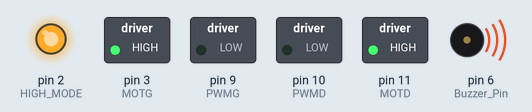
Recording of a sketch running on a simulated Arduino Uno, built with avr-gcc and run on an emulated ATmega328P. Parts: switched loads named in the sketch (green lamp = pin HIGH), output pins drawn as LEDs (lit = HIGH), buzzer (waves = sounding).

Above: at 0.21 s.
At 2.8 s:
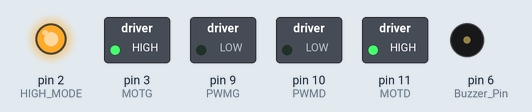
Timing chart, 0 to 6.9 s (numbered marks = the images above):
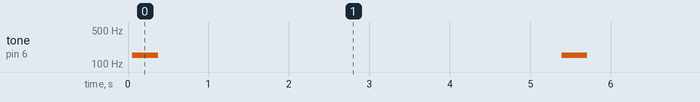

Measured:
- by itself, tone on pin 6 (Buzzer_Pin): alternates 150 Hz for 0.32 s and silent for 5.0 s

The sketch:

Copy_of_Programme_RobotSUMO_V1.ino
```cpp
// Inclusion des fichier header des bibliothèques de fonctions Arduino
#include <arduino.h>
#include <IRremote.h>
#include <IRremoteInt.h>
// Définition des pins
#define Recepteur_Infrarouge          5
#define CapteurLigneAvantGauche_Pin  A2
#define CapteurLigneAvantDroite_Pin  A1
#define CapteurLigneArriere_Pin      A3
#define CapteurAvantGauche_echo       8
#define CapteurAvantDroite_echo      12
#define CapteurAvantGauche_trig       7
#define CapteurAvantDroite_trig      13
#define CapteurGauche_Pin            A5
#define CapteurDroite_Pin            A4
#define DigitalBatterie_Pin           4
#define AnalogueBatterie_Pin         A0
#define MOTG                          3
#define MOTD                         11
#define PWMG                          9
#define PWMD                         10
#define HIGH_MODE                     2
#define Buzzer_Pin                    6

// Définition des constantes

//Définition de variables global
#define Adresse_NEC_1     0xFF30CF // Trame associée au bouton START
#define Adresse_NEC_2     0xFF18E7 // Trame associée au bouton ATTENTION
#define Adresse_NEC_3     0xFF7A85 // Trame associée au bouton STOP

char PosB;// Position du robot
bool Broken = false;// Variable permettant le fonctionnement du main (boucle while)
int LigneAvG; //Variable attestant la présence d'une ligne pour le capteur avant gauche
int LigneAvD; //Variable attestant la présence d'une ligne pour le capteur avant droite
int LigneAr; //Variable attestant la présence d'une ligne pour le capteur avant arrière
int UltrasonG; //Variable attestant la présence d'un robot pour le capteur ultrason gauche
int UltrasonD; //Variable attestant la présence d'un robot pour le capteur ultrason droite
int TelemetriqueG; //Variable attestant la présence d'un robot pour le capteur télémétrique gauche
int TelemetriqueD; //Variable attestant la présence d'un robot pour le capteur télémétrique droite
int ValeurNEC;
long duree; // Durée de l'écho
int distance; // Distance pour le capteur ultrason
const int PERIMETRE = 57; // Périmètre de détection (77 cm(taille doyo) - 2*10 cm(taille robots))
const int valeurDeReference = 600; // seuil pour noir et blanc trouvé par test
int Temps_n;
int Temps_n_1 = 0;
bool temps = true;

//Fonction du bloc Acquisition
int Capteur_Telemetrique(int n_capteur) {
  // Lecture du capteur télémétrique
  int valeurBrute = analogRead(n_capteur);
  float tension = valeurBrute * (5.0 / 1023.0); // Calcul de la tension de la valeur récupérée par le capteur droit
  float distance = 13.0 * pow(tension, -1); // Estimation empirique de la distance entre le capteur télémétrique droit et l'adversaire
  if (distance <= PERIMETRE) {
    return 1;
  }
  return 0;
}

int Capteur_Ligne(int n_capteur) {
  int valeur = analogRead(n_capteur); // Lire la valeur analogique
    if (valeur < valeurDeReference){
      return 1; }
    else{
      return 0; }
}

int Capteur_Ultrason(int n_capteur_trig, int n_capteur_echo) {
  // Émission d'un signal de durée 10 microsecondes
  digitalWrite(n_capteur_trig, LOW);
  delayMicroseconds(5);
  digitalWrite(n_capteur_trig, HIGH);
  delayMicroseconds(10);
  digitalWrite(n_capteur_trig, LOW);

  // Écoute de l'écho
  duree = pulseIn(n_capteur_echo, HIGH);

  // Calcul de la distance
  distance = (duree * 0.034) / 2;
  if (distance <= PERIMETRE) {
    return 1;
  }
  return 0;


}

IRrecv irrecv(Recepteur_Infrarouge);  // associe la réception infrarouge à la broche " Recepteur_Infrarouge"
decode_results Valeur; // décoder la trame NEC reçu
int Lire_Trame_NEC(void) {
  int ValeurNEC = 0;
  if (irrecv.decode(&Valeur)) {
    switch (Valeur.value) { // si le récepteur reçoit une trame alors 3 choix possibles

      case  Adresse_NEC_1:  //Dans le cas où le bouton 1 (START) est appuyé
        ValeurNEC = 1;
        break;

      case  Adresse_NEC_2: //Dans le cas où le bouton 2 (ATTENTION) est appuyé
        ValeurNEC = 2;
        break;

      case  Adresse_NEC_3: //Dans le cas où le bouton 3 (STOP) est appuyé
        ValeurNEC = 3;
        break;

    }
    irrecv.resume(); // Préparer le récepteur pour le prochain signal

  }
  return ValeurNEC;
}

//Fonction du bloc Action
void Buzzer(void) {
  for(int Cycle=0;Cycle<50;Cycle++){
    digitalWrite(Buzzer_Pin, HIGH);
    delayMicroseconds(3333);
    digitalWrite(Buzzer_Pin, LOW);
    delayMicroseconds(3333);
  }
}

void Turn_itself(int sens, int angle) {
  temps = true;
  Temps_n_1 = 0;
  if (sens == 'G'){
    if (angle == 0){
      digitalWrite(MOTD,0);
      digitalWrite(MOTG,1);
      analogWrite(PWMD,255);
      analogWrite(PWMG,255);
    }
    else if (angle == 90){
      while (temps){
        Temps_n = millis();
        digitalWrite(MOTD,0);
        digitalWrite(MOTG,1);
        analogWrite(PWMD,255);
        analogWrite(PWMG,255);
        if ((Temps_n-Temps_n_1) > 224){
           Temps_n_1 = Temps_n;
           analogWrite(PWMD,0);
           analogWrite(PWMG,0);
           temps = false;
          }
        }
    }
    else if (angle == 135){
      while (temps){
        Temps_n = millis();
        digitalWrite(MOTD,0);
        digitalWrite(MOTG,1);
        analogWrite(PWMD,255);
        analogWrite(PWMG,255);
        if ((Temps_n-Temps_n_1) > 550){
           Temps_n_1 = Temps_n;
           analogWrite(PWMD,0);
           analogWrite(PWMG,0);
           temps = false;
        }
      }
   }

    else if (angle == 180){
     while (temps){
       Temps_n = millis();
       digitalWrite(MOTD,0);
       digitalWrite(MOTG,1);
       analogWrite(PWMD,255);
       analogWrite(PWMG,255);
       if ((Temps_n-Temps_n_1) > 1000){
         Temps_n_1 = Temps_n;
         analogWrite(PWMD,0);
         analogWrite(PWMG,0);
         temps = false;
       }
      }
     }
       }
  if (sens == 'D'){
    if (angle == 0){
      digitalWrite(MOTD,1);
      digitalWrite(MOTG,0);
      analogWrite(PWMD,255);
      analogWrite(PWMG,255);
    }
    else if (angle == 90){
         while (temps){
           Temps_n = millis();
           digitalWrite(MOTD,1);
           digitalWrite(MOTG,0);
           analogWrite(PWMD,255);
           analogWrite(PWMG,255);
           if ((Temps_n-Temps_n_1) > 224){
             Temps_n_1 = Temps_n;
             analogWrite(PWMD,0);
             analogWrite(PWMG,0);
             temps = false;
           }
          }
         }
    else if (angle == 135){
     while (temps){
       Temps_n = millis();
       digitalWrite(MOTD,1);
       digitalWrite(MOTG,0);
       analogWrite(PWMD,255);
       analogWrite(PWMG,255);
       if ((Temps_n-Temps_n_1) > 550){
         Temps_n_1 = Temps_n;
         analogWrite(PWMD,0);
         analogWrite(PWMG,0);
         temps = false;
       }
      }
     }
    else if (angle == 180){
     while (temps){
       Temps_n = millis();
       digitalWrite(MOTD,1);
       digitalWrite(MOTG,0);
       analogWrite(PWMD,255);
       analogWrite(PWMG,255);
       if ((Temps_n-Temps_n_1) > 1000){
         Temps_n_1 = Temps_n;
         analogWrite(PWMD,0);
         analogWrite(PWMG,0);
         temps = false;
       }
      }
     }
   }

}

void Reculer(int vitesse) {
  digitalWrite(MOTD, 0);
  digitalWrite(MOTG, 0);
  analogWrite(PWMD, vitesse);
  analogWrite(PWMG, vitesse);
}

void Avancer(int vitesse) {
  digitalWrite(MOTD, 1);
  digitalWrite(MOTG, 1);
  analogWrite(PWMD, vitesse);
  analogWrite(PWMG, vitesse);
}

void Reorienter(int vitesse, char sens) {
  if (sens == 'D') {
    analogWrite(PWMG, vitesse * 0.50);
    analogWrite(PWMD, vitesse);
  }
  if (sens == 'G') {
    analogWrite(PWMD, vitesse * 0.50);
    analogWrite(PWMG, vitesse);
  }
}


// Fonction du bloc Energie
int Etat_batterie(uint8_t pin_lecture_info_batt) { // Lis la valeur en sortie du comparateur afin d'indiquer l'état de la batterie
  return digitalRead(pin_lecture_info_batt); // Retourne directement la valeur numérique avec 1 correspondant à une batterie inférieur à 6,7 V, et 0 correspondant à une batterie supérieur à 6,7 V
}

//Fonction du bloc Traitement
void Initialisation(void) {
  while ((PosB != 'G') || (PosB != 'D')) { //Boucle détectant la position du robot adverse au début du combat, soit à Gauche ('G') soit à Droite ('D') ou coupant la recherche en cas d'appui sur le bouton start de la télécommande
    if (Lire_Trame_NEC() == 1) {
      break;
    }
    else if (Capteur_Telemetrique(CapteurGauche_Pin) == 1) {
      PosB = 'G';
    }
    else if (Capteur_Telemetrique(CapteurDroite_Pin) == 1) {
      PosB = 'D';
    }
  }
  while (1) { //Boucle permettant au robot de démarer le combat(break) en cas d'appui sur le bouton start de la télécommande, ou de faire sonne le buzzer en cas d'appui sur le bouton attention de la télécommande
    if (Lire_Trame_NEC() == 1) {
      break;
    }
    else if (Lire_Trame_NEC() == 2) {
      Buzzer();
    }
  }
}

void Foncer(int PositionRobotAdv) { //Fonction permettant au robot de rapidement se tourner vers son adversaire et d'avancer vers lui au début du combat
  Turn_itself(PositionRobotAdv, 90);
  Avancer(255);
}
void Eviter_ligne(void) { // Fonction permettant au robot de s'éloigner d'une ligne sans tomber
  if ((LigneAvG == 1) && (LigneAvD == 1)) {
    Turn_itself('D', 180);
    Avancer(255);
  }
  else if (LigneAvG == 1) {
    Turn_itself('D', 135);
    Avancer(255);
    delay(500);
  }
  else if (LigneAvD == 1) {
    Turn_itself('G', 135);
    Avancer(255);
    delay(500);
  }
  else if (LigneAr == 1) {
    Avancer(255);
    delay(500);
  }
}

void Attaquer(void) {
  if ((UltrasonG == 1) && (UltrasonD == 1)) {
    Avancer(255);
  }
  else if (UltrasonG == 1) {
    Reorienter(255, 'G');
    PosB = 'G';
  }
  else if (UltrasonD == 1) {
    Reorienter(255, 'D');
    PosB = 'D';
  }
  else if (TelemetriqueG == 1) {
    Turn_itself('G', 0);
    PosB = 'G';
  }
  else if (TelemetriqueD == 1) {
    Turn_itself('D', 0);
    PosB = 'D';
  }
}

void Recherche(void) {
  Turn_itself(PosB, 0);
}

void setup() {
  // Configurer Timer1 pour une fréquence PWM d’environ 10 kHz
  TCCR1A = 0; // Réinitialiser le registre TCCR1A
  TCCR1B = 0; // Réinitialiser le registre TCCR1B
  TCCR1A |= (1 << WGM11); // Mode Fast PWM, TOP = ICR1
  TCCR1B |= (1 << WGM12) | (1 << WGM13); // Mode Fast PWM
  TCCR1B |= (1 << CS11); // Prescaler de 8

  // Calcul pour 10 kHz : F_CPU / (Prescaler * (1 + TOP))
  // 16 MHz / (8 * (1 + 199)) = 10 kHz
  ICR1 = 199; // TOP = 199 pour obtenir ~10 kHz

  pinMode(MOTD, OUTPUT);
  pinMode(MOTG, OUTPUT);
  pinMode(PWMD, OUTPUT);
  pinMode(PWMG, OUTPUT);
  pinMode(HIGH_MODE, OUTPUT);
  digitalWrite(HIGH_MODE, 1);
  pinMode(Recepteur_Infrarouge, INPUT); // Configure la broche infrarouge en entrée
  pinMode(CapteurAvantGauche_trig, OUTPUT); // Configuration du port Trigger gauche comme SORTIE
  pinMode(CapteurAvantGauche_echo, INPUT);  // Configuration du port Echo gauche comme ENTREE
  pinMode(CapteurAvantDroite_trig, OUTPUT); // Configuration du port Trigger droit comme SORTIE
  pinMode(CapteurAvantDroite_echo, INPUT);  // Configuration du port Echo droit comme ENTREE
  pinMode(CapteurGauche_Pin,INPUT);
  pinMode(CapteurDroite_Pin,INPUT);
  pinMode(CapteurLigneAvantGauche_Pin,INPUT);
  pinMode(CapteurLigneAvantDroite_Pin,INPUT);
  pinMode(CapteurLigneArriere_Pin,INPUT);
  pinMode(Buzzer_Pin,OUTPUT);

  irrecv.enableIRIn();  // Active la réception IR
  digitalWrite(MOTD, 1);
  digitalWrite(MOTG, 1);
  analogWrite(PWMD, 0);
  analogWrite(PWMG, 0);
  /*
  if(Etat_batterie(DigitalBatterie_Pin)==0){
    Initialisation();
    Foncer(PosB);
  }
  */
}

void loop() {
  Buzzer();
  delay(5000);
  /*
    while(Broken!= true){
    LigneAvG = Capteur_Ligne(CapteurLigneAvantGauche_Pin);
    LigneAvD = Capteur_Ligne(CapteurLigneAvantDroite_Pin);
    LigneAr = Capteur_Ligne(CapteurLigneArriere_Pin);
    UltrasonG = Capteur_Ultrason(CapteurAvantGauche_trig, CapteurAvantGauche_echo);
    UltrasonD = Capteur_Ultrason(CapteurAvantDroite_trig, CapteurAvantDroite_echo);
    TelemetriqueG = Capteur_Telemetrique(CapteurGauche_Pin);
    TelemetriqueD = Capteur_Telemetrique(CapteurDroite_Pin);
    if(Etat_batterie(DigitalBatterie_Pin)==1 || Lire_Trame_NEC()==3){
      Avancer(0);
      Broken = true;
      break;
    }
    else if((LigneAvG==1) || (LigneAvD==1) || (LigneAr==1)){
      Eviter_ligne();
    }
    else if((UltrasonG==1) || (UltrasonD==1) || (TelemetriqueG==1) || (TelemetriqueD==1)){
      Attaquer();
    }
    else{
      Recherche();
    }
    }
    */
}
```
